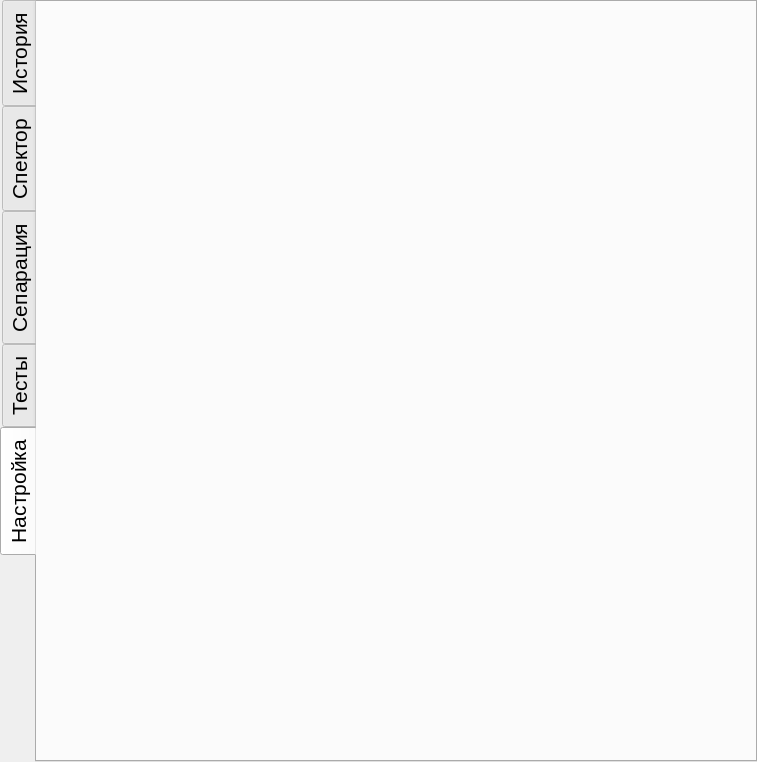
<?xml version="1.0" encoding="UTF-8"?>
<ui version="4.0">
 <class>MainTabWidget</class>
 <widget class="QTabWidget" name="MainTabWidget">
  <property name="enabled">
   <bool>true</bool>
  </property>
  <property name="geometry">
   <rect>
    <x>0</x>
    <y>0</y>
    <width>757</width>
    <height>762</height>
   </rect>
  </property>
  <property name="font">
   <font>
    <pointsize>16</pointsize>
    <weight>50</weight>
    <bold>false</bold>
   </font>
  </property>
  <property name="windowTitle">
   <string>TabWidget</string>
  </property>
  <property name="layoutDirection">
   <enum>Qt::LeftToRight</enum>
  </property>
  <property name="tabPosition">
   <enum>QTabWidget::West</enum>
  </property>
  <property name="tabShape">
   <enum>QTabWidget::Rounded</enum>
  </property>
  <property name="currentIndex">
   <number>4</number>
  </property>
  <property name="iconSize">
   <size>
    <width>32</width>
    <height>32</height>
   </size>
  </property>
  <property name="elideMode">
   <enum>Qt::ElideLeft</enum>
  </property>
  <property name="documentMode">
   <bool>false</bool>
  </property>
  <property name="tabsClosable">
   <bool>false</bool>
  </property>
  <property name="movable">
   <bool>true</bool>
  </property>
  <widget class="QWidget" name="tabHistory">
   <attribute name="icon">
    <iconset resource="icons.qrc">
     <normaloff>:/icons/icons/Logs_tab_no_color_icon_90.png</normaloff>:/icons/icons/Logs_tab_no_color_icon_90.png</iconset>
   </attribute>
   <attribute name="title">
    <string>История</string>
   </attribute>
  </widget>
  <widget class="QWidget" name="tabSpectrum">
   <attribute name="icon">
    <iconset resource="icons.qrc">
     <normaloff>:/icons/icons/Spector_tab_icons_no_color_icon_90.png</normaloff>:/icons/icons/Spector_tab_icons_no_color_icon_90.png</iconset>
   </attribute>
   <attribute name="title">
    <string>Спектор</string>
   </attribute>
  </widget>
  <widget class="QWidget" name="tabSeparate">
   <attribute name="icon">
    <iconset resource="icons.qrc">
     <normaloff>:/icons/icons/Separate_tab_bo_colors_icon_90.png</normaloff>:/icons/icons/Separate_tab_bo_colors_icon_90.png</iconset>
   </attribute>
   <attribute name="title">
    <string>Сепарация</string>
   </attribute>
  </widget>
  <widget class="QWidget" name="tabTest">
   <attribute name="icon">
    <iconset resource="icons.qrc">
     <normaloff>:/icons/icons/Settings_tab_no_color_icon_90.png</normaloff>:/icons/icons/Settings_tab_no_color_icon_90.png</iconset>
   </attribute>
   <attribute name="title">
    <string>Тесты</string>
   </attribute>
  </widget>
  <widget class="SPRSettingsMainWidget" name="tabSettings">
   <attribute name="icon">
    <iconset resource="icons.qrc">
     <normaloff>:/icons/icons/Test_tab_no_color_icons.png</normaloff>:/icons/icons/Test_tab_no_color_icons.png</iconset>
   </attribute>
   <attribute name="title">
    <string>Настройка</string>
   </attribute>
  </widget>
 </widget>
 <customwidgets>
  <customwidget>
   <class>SPRSettingsMainWidget</class>
   <extends>QWidget</extends>
   <header>sprsettingsmainwidget.h</header>
   <container>1</container>
  </customwidget>
 </customwidgets>
 <resources>
  <include location="icons.qrc"/>
 </resources>
 <connections/>
</ui>
